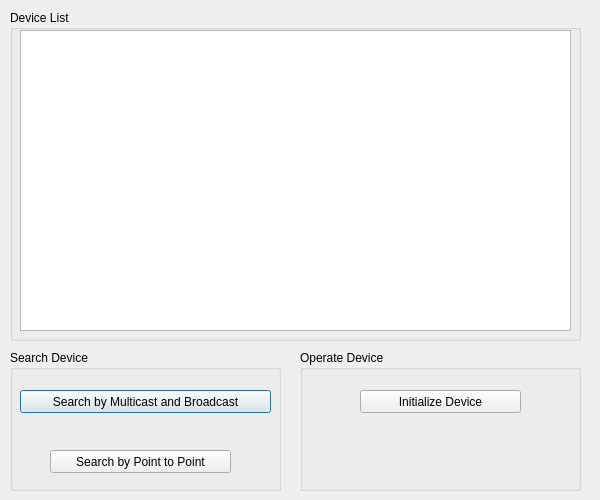
<?xml version="1.0" encoding="UTF-8"?>
<ui version="4.0">
    <class>CDevInitDlg</class>
    <widget class="QDialog" name="CDevInitDlg">
        <property name="geometry">
            <rect>
                <x>0</x>
                <y>0</y>
                <width>600</width>
                <height>500</height>
            </rect>
        </property>
        <property name="minimumSize">
            <size>
                <width>600</width>
                <height>500</height>
            </size>
        </property>
        <property name="maximumSize">
            <size>
                <width>600</width>
                <height>500</height>
            </size>
        </property>
        <property name="baseSize">
            <size>
                <width>600</width>
                <height>500</height>
            </size>
        </property>
        <property name="windowTitle">
            <string>DevInit</string>
        </property>
        <widget class="QGroupBox" name="SearchDevice">
            <property name="geometry">
                <rect>
                    <x>10</x>
                    <y>350</y>
                    <width>271</width>
                    <height>141</height>
                </rect>
            </property>
            <property name="title">
                <string>Search Device</string>
            </property>
            <widget class="QPushButton" name="Broadcast_Button">
                <property name="geometry">
                    <rect>
                        <x>10</x>
                        <y>40</y>
                        <width>251</width>
                        <height>23</height>
                    </rect>
                </property>
                <property name="text">
                    <string>Search by Multicast and Broadcast</string>
                </property>
            </widget>
            <widget class="QPushButton" name="ByIPSearchButton">
                <property name="geometry">
                    <rect>
                        <x>40</x>
                        <y>100</y>
                        <width>181</width>
                        <height>23</height>
                    </rect>
                </property>
                <property name="text">
                    <string>Search by Point to Point</string>
                </property>
            </widget>
        </widget>
        <widget class="QGroupBox" name="OperateDevice">
            <property name="geometry">
                <rect>
                    <x>300</x>
                    <y>350</y>
                    <width>281</width>
                    <height>141</height>
                </rect>
            </property>
            <property name="title">
                <string>Operate Device</string>
            </property>
            <widget class="QPushButton" name="InitializeDevice_Button">
                <property name="geometry">
                    <rect>
                        <x>60</x>
                        <y>40</y>
                        <width>161</width>
                        <height>23</height>
                    </rect>
                </property>
                <property name="layoutDirection">
                    <enum>Qt::LeftToRight</enum>
                </property>
                <property name="text">
                    <string>Initialize Device</string>
                </property>
            </widget>
        </widget>
        <widget class="QGroupBox" name="DeviceList">
            <property name="geometry">
                <rect>
                    <x>10</x>
                    <y>10</y>
                    <width>571</width>
                    <height>331</height>
                </rect>
            </property>
            <property name="title">
                <string>Device List</string>
            </property>
            <widget class="QTableView" name="tableView">
                <property name="geometry">
                    <rect>
                        <x>10</x>
                        <y>20</y>
                        <width>551</width>
                        <height>301</height>
                    </rect>
                </property>
            </widget>
        </widget>
    </widget>
    <layoutdefault spacing="6" margin="11"/>
    <resources/>
    <connections/>
</ui>
